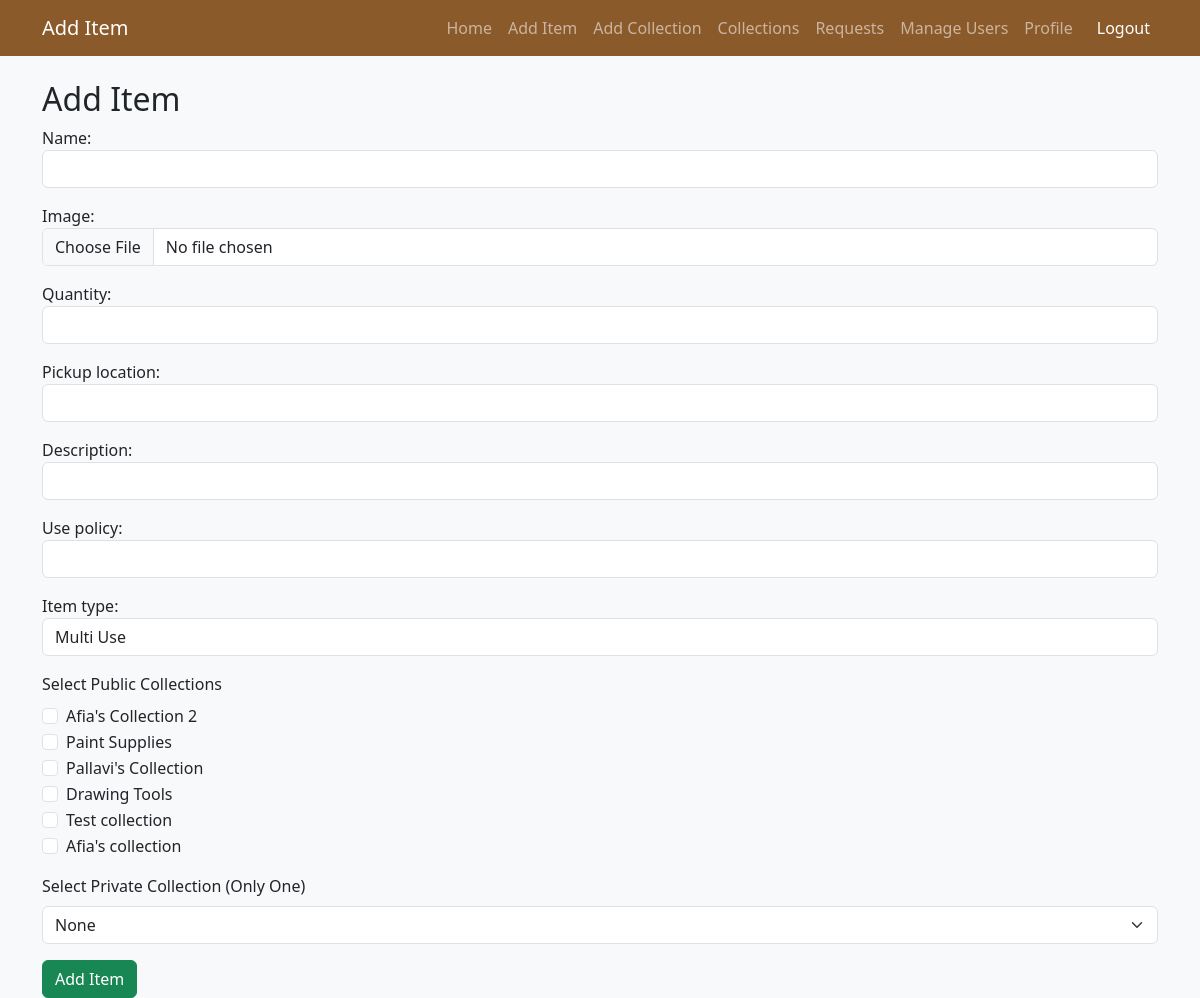
Screenshot of /artlibrary/add_item/ (signed in) with the database file from the repository.
### artlibrary/models.py (models this page shows, shortened)
class Collection(models.Model):
    title = models.CharField(max_length=255)
    description = models.TextField(blank=True, null=True)
    num_items = models.PositiveIntegerField(default=0)
    is_public = models.BooleanField(default=True)
    users = models.ManyToManyField(CustomUser, blank=True, related_name='collections')
    added_by = models.ForeignKey(CustomUser, on_delete=models.CASCADE, related_name='created_collections', default=2)
    art_supplies = models.ManyToManyField('ArtSupply', blank=True, related_name='collections_in')

### artlibrary/views.py (the view, shortened to what this page needs)
# urls.py: path('add_item/',views.add_item,name="add_item"),
@login_required
def add_item(request):
    if(request.user.user_role !="librarian"):
        if request.user.user_role=="anonymous":
            return redirect("anonymous_page")
        else:
            return redirect("patron_page")
    collections = Collection.objects.all()
    add_item_form = AddArtSupplyForm(request.POST or None, request.FILES or None)
    return render(request, 'artlibrary/add_item.html', {
        'add_item_form': add_item_form,
        'collections': collections
    })

### artlibrary/forms.py
class AddArtSupplyForm(forms.ModelForm):
    class Meta:
        model = ArtSupply
        fields = ['name', 'image', 'quantity', 'pickup_location','description','use_policy','item_type']
        widgets = {
            'name': forms.TextInput(attrs={'class': 'form-control'}),
            'quantity': forms.NumberInput(attrs={'class': 'form-control'}),
            'pickup_location': forms.TextInput(attrs={'class': 'form-control'}),
            'image': forms.ClearableFileInput(attrs={'class': 'form-control'}),
            'description': forms.TextInput(attrs={'class': 'form-control'}),
            'use_policy':forms.TextInput(attrs={'class':'form-control'}),
            'item_type':forms.Select(attrs={'class':'form-control'}),
        }

### artlibrary/templates/artlibrary/add_item.html (shortened to what this page needs)
{% load django_bootstrap5 %}
<!DOCTYPE html>
<html lang="en">
<head>
    {% bootstrap_css %}
</head>
<nav class="navbar navbar-expand-lg navbar-dark bg-brown">
    <div class="container">
        <a class="navbar-brand" href="#">Add Item</a>
        <div class="collapse navbar-collapse" id="navbarNav">
            <ul class="navbar-nav ms-auto">
                    <li class="nav-item"><a class="nav-link" href="{% url 'dashboard' %}">Home</a></li>
                {% if request.user.user_role == "librarian" %}
                <li class="nav-item"><a class="nav-link" href="{% url 'add_item' %}">Add Item</a></li>
                {% endif %}
                {% if request.user.user_role != "anonymous_user" %}
                <li class="nav-item"><a class="nav-link" href="{% url 'add_collection' %}">Add Collection</a></li>
                {% endif %}
                <li class="nav-item"><a class="nav-link" href="{% url 'collections' %}">Collections</a></li>
                {% if request.user.user_role == "librarian" %}
                <li class="nav-item"><a class="nav-link" href="{% url 'view_requests' user.id %}">Requests</a></li>
                <li class="nav-item"><a class="nav-link" href="{% url 'manage_users' %}">Manage Users</a></li>
                {% endif %}
                {% if request.user.user_role != "anonymous_user" %}
                <li class="nav-item"><a class="nav-link" href="{% url 'profile' %}">Profile</a></li>
                {% endif %}
                <li class="nav-item">
                    <a class="nav-link btn btn-danger btn-sm text-white ms-2" href="{% url 'logout' %}">Logout</a>
                </li>
            </ul>
        </div>
    </div>
    </nav>
<body class="bg-light">
    <div class="container mt-4">
        <h2>Add Item</h2>
        <form method="POST" enctype="multipart/form-data">
            {{ add_item_form.as_p }}
            <div class="mb-3" id="public-collections-section">
                <label class="form-label">Select Public Collections</label>
                <div>
                    {% for collection in collections %}
                        {% if collection.is_public %}
                            <div class="form-check">
                                <input class="form-check-input" type="checkbox" name="public_collections" value="{{ collection.id }}" id="public_{{ collection.id }}">
                                <label class="form-check-label" for="public_{{ collection.id }}">
                                    {{ collection.title }}
                                </label>
                            </div>
                        {% endif %}
                    {% endfor %}
                </div>
            </div>
            <div class="mb-3">
                <label for="private_collection" class="form-label">Select Private Collection (Only One)</label>
                <select id="private_collection" name="private_collection" class="form-select">
                    <option value="">None</option>
                </select>
            </div>
            <button type="submit" name="add_item" class="btn btn-success">Add Item</button>
        </form>
    </div>
</body>
</html>

### artlibrary/templates/artlibrary/add_item.html (style rules this page uses)
:root { --bs-primary: #8B5A2B; --bs-primary-rgb: 139, 90, 43; --bs-secondary: #A67C52; --bs-secondary-rgb: 166, 124, 82; --bs-dark: #5D4037; }
body { min-height: 100vh; display: flex; flex-direction: column; }
.bg-brown { background-color: #8B5A2B !important; }

### rows the page displays
Collection: title "Afia's Collection 2"
Collection: title "Paint Supplies"
Collection: title "Pallavi's Collection"
Collection: title "Drawing Tools"
Collection: title "Test collection"
Collection: title "Afia's collection"
